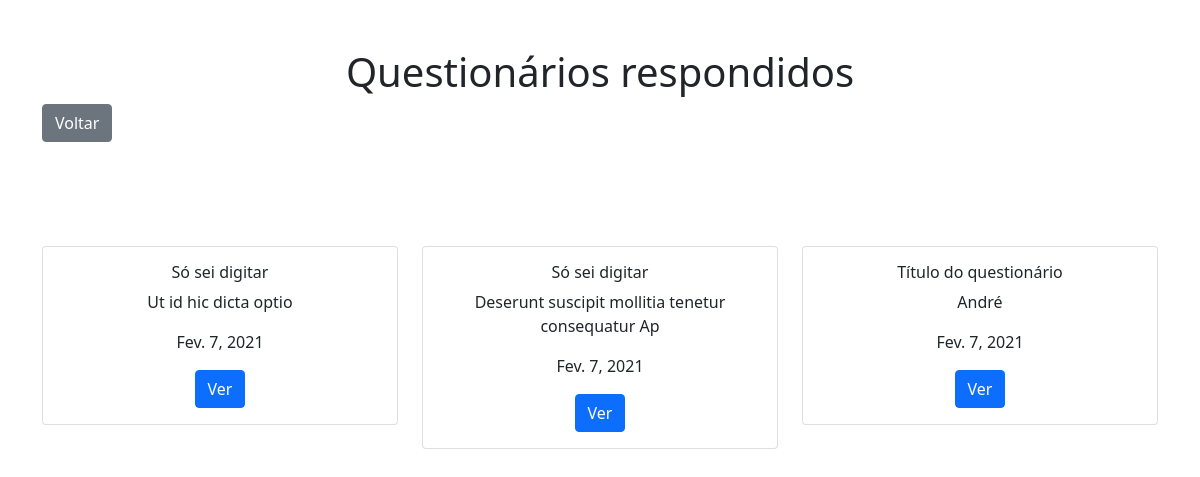
/answer_list, run on the app's committed database.
### apps/questionario/models.py (models this page shows)
class Answer(models.Model):
    user = models.CharField(max_length=50)
    question = models.ForeignKey(Question, on_delete=models.CASCADE)
    answered_at = models.DateField(default=date.today())
    answers = models.TextField(default='')
    latitude = models.CharField(max_length=10, default='')
    longitude = models.CharField(max_length=10, default='')

class Question(models.Model):
    created_at = models.DateField(default=date.today())
    user = models.CharField(max_length=50)
    title = models.CharField(max_length=255)
    questions = models.TextField(default='', help_text='As perguntas devem começar com hífen. Ex: - Cidade de origem?')

### apps/questionario/views.py (the view)
# urls.py: path('answer_list', AnswerList.as_view(), name='answer_list'),
class AnswerList(ListView):
    model = Answer
    template_name = "answer_list.html"

### templates/answer_list.html (shortened to what this page needs)
{% load static %}
<!doctype html>
<html lang="en">
  <head>
    <link rel="stylesheet" href="{% static 'bootstrap.css' %}">
  </head>
  <body>
    <div class="container mt-5">
        <h1 class="text-center">Questionários respondidos</h1>
		<a class="btn btn-secondary mb-5" href="{% url 'index' %}">Voltar</a>
        <div class="row mt-5">
			{% for answer in object_list %}
				<div class="col-lg-4 mt-2 mb-2">
					<div class="card text-center">
						<div class="card-body">
							<h6 class="card-title">{{ answer.question.title }}</h6>
							<p class="card-text">{{ answer.user }}</p>
							<p class="card-text">{{ answer.answered_at }}</p>
							<a href="{% url 'answer_view' answer_id=answer.id %}" class="btn btn-primary">Ver</a>
						</div>
					</div>
				</div>
			{% empty %}
				No questions answered
			{% endfor %}
		</div>
  </div>
  </body>
</html>

### data on the page
Answer: question "Só sei digitar", user "Ut id hic dicta optio", answered_at "Fev. 7, 2021"
Answer: question "Só sei digitar", user "Deserunt suscipit mollitia tenetur consequatur Ap", answered_at "Fev. 7, 2021"
Answer: question "Título do questionário", user "André", answered_at "Fev. 7, 2021"
